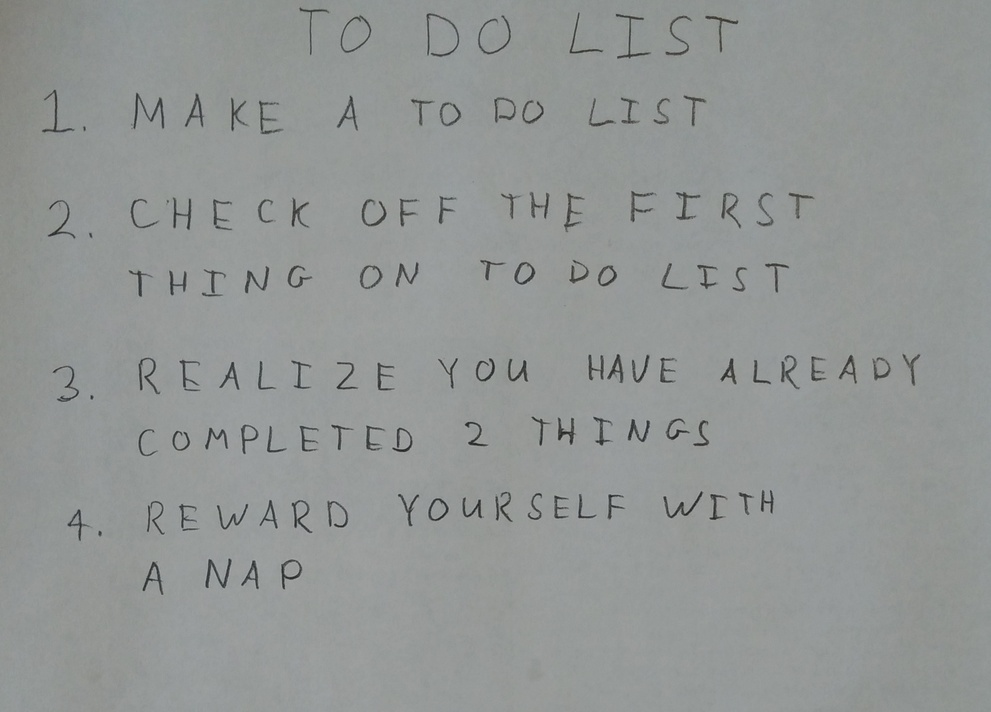
#> input picture HW5/images/01_list.jpg, 991 x 712 px, shrunk from 2270 x 1631 before the run; its folder holds only this picture in this run
$ python run_q4.py
#> lines starting #> are read from the running program, lines starting #| are printed output that depends on the picture; after the words box and inside, x2 and y2 are one past the last pixel; in counts of white or black regions, pixels touching at a corner belong together
### HW5/python/q4.py
import numpy as np

import skimage
import skimage.measure
import skimage.color
import skimage.restoration
import skimage.filters
import skimage.morphology
import skimage.segmentation

# takes a color image
# returns a list of bounding boxes and black_and_white image
def findLetters(image):
    bboxes = []
    bboxes_p = []
    # insert processing in here
    # one idea estimate noise -> denoise -> greyscale -> threshold -> morphology -> label -> skip small boxes
    # this can be 10 to 15 lines of code using skimage functions

    #Denoise image
    image_denoised = skimage.restoration.denoise_tv_chambolle(image,weight=0.1)
    #Convert to grayscale
    image_grey = skimage.color.rgb2gray(image_denoised)
    #Apply otsu threshold (makes pure black and white)
    thresh = skimage.filters.threshold_otsu(image_grey)
#> thresh = 0.499
    im_thresh = skimage.morphology.closing(image_grey > thresh, skimage.morphology.square(3))
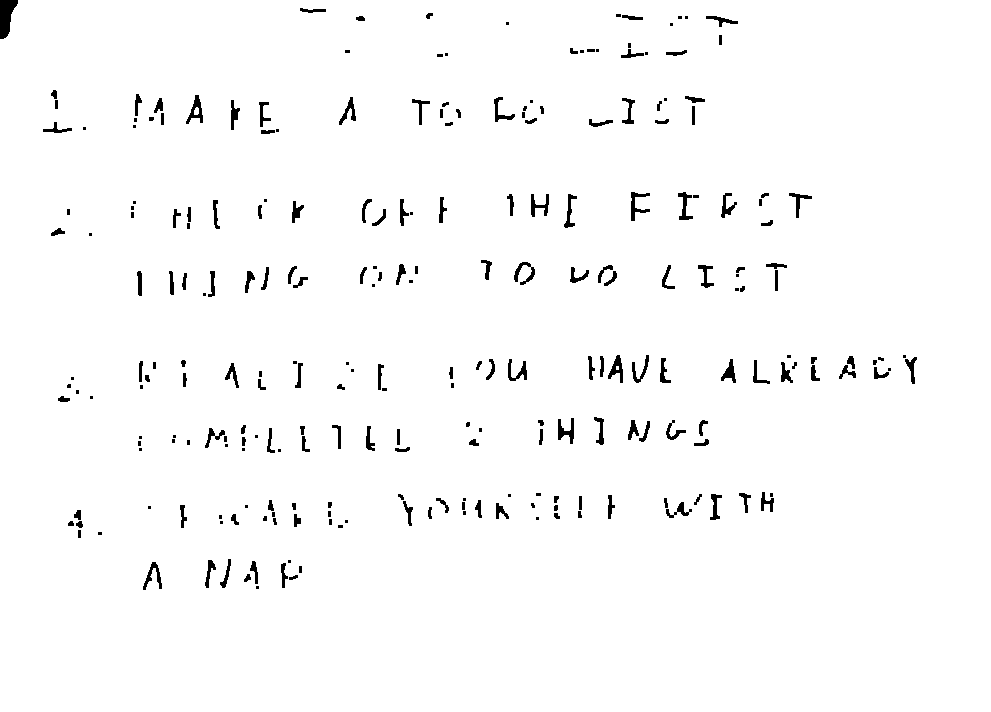
#> im_thresh: shape (712, 991) bool; 98% white; 252 black regions (85 under 20 px), largest, box (x1, y1, x2, y2) and area: (0, 0, 18, 39) 454, (631, 192, 650, 221) 210, (558, 418, 574, 444) 205
    #Label the characters as foreground
    im_label = skimage.measure.label(im_thresh,background=True)
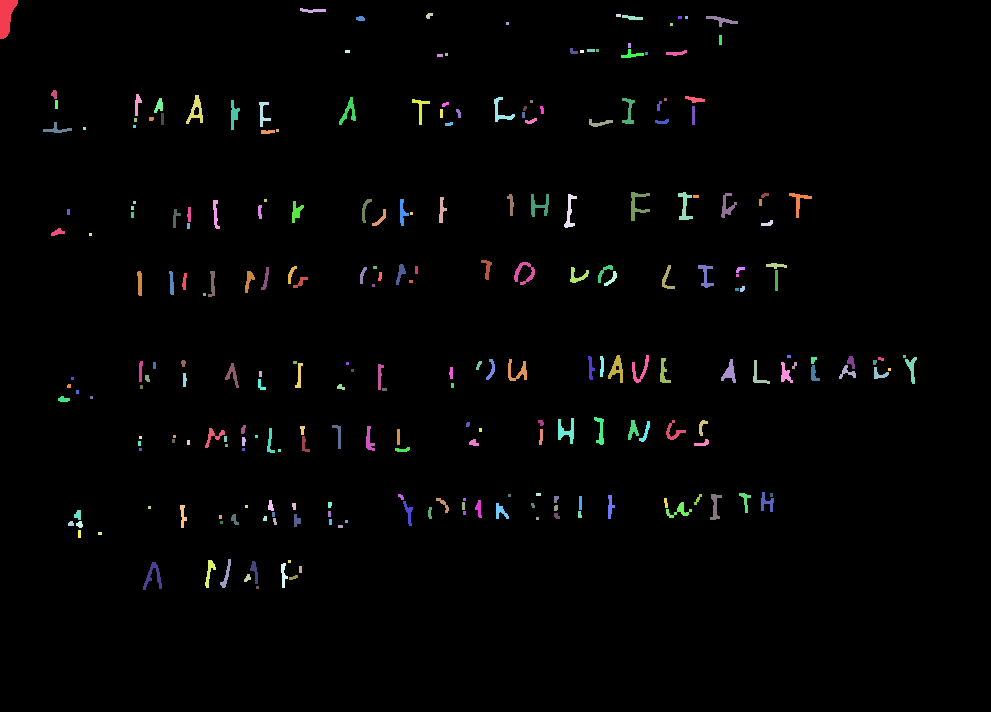
#> im_label: shape (712, 991) int32; 253 distinct labels, from 0 to 252; one colour per label, 0 black

    #Create bounding boxes around the characters
    for region in skimage.measure.regionprops(im_label):
    # take regions with large enough areas
        y1, x1, y2, x2 = region.bbox
        asp_rat = (x2-x1)/(y2-y1)
        area = (y2 - y1) * (x2 - x1)
        if area >= 1000 and area <= 10000000 and asp_rat < 1.75:
            # draw rectangle around segmented coins
            bboxes.append([y1,x1,y2,x2])
        #Save the bounding boxes that capture part of a character
        #These are defined as being smaller (but not too small) boxes
        #or boxes of the "full" size but they are longer than they are tall
        elif area < 1000 and area >= 100:
            bboxes_p.append([y1,x1,y2,x2])
        elif area >= 1000 and area <= 10000000 and asp_rat >= 1.75:
            bboxes_p.append([y1,x1,y2,x2])
#> this loop made 252 passes
#> (y1, x1, y2, x2, asp_rat, area) on passes 1 to 3: (0, 0, 39, 18, 0.462, 702), (8, 300, 13, 326, 5.2, 130), (13, 426, 19, 433, 1.17, 42)
#> after the loop, bboxes = []; bboxes_p = 94 items, first 6: [0, 0, 39, 18], [8, 300, 13, 326], [15, 622, 20, 643], [16, 706, 27, 738], [49, 621, 58, 644], [50, 666, 56, 687]

    #Go through all of the partial bounding boxes to see if they should be part
    #of the bounding box around a more complete character
    for partial in bboxes_p:
        y1p, x1p, y2p, x2p = partial[0], partial[1], partial[2], partial[3]
        for full in bboxes:
            y1f, x1f, y2f, x2f = full[0], full[1], full[2], full[3]
            #The bottom of the partial aligns with the top of the full
            if np.abs(y2p-y1f) <= 30:
                #Left edge of partial left of full
                #Right edge of partial within full
                if (x1p <= x1f) and ((x2p <= x2f) and (x2p >= x1f)):
                    full[0] = y1p
                    full[1] = x1p
                    # print(1)
                #Left edge of partial left of full
                #Right edge of partial right of full (full within partial)
                elif (x1p <= x1f) and (x2p >= x2f):
                    full[0] = y1p
                    full[1] = x1p
                    full[3] = x2p
                    # print(2)
                #Left edge of partial within full
                #Right edge of partial right of full
                elif ((x1p <= x2f) and (x1p >= x1f)) and (x2p >= x2f):
                    full[0] = y1p
                    full[3] = x2p
                    # print(3)
                #Left edge of partial within full
                #Right edge of partial within full (partial within full)
                elif ((x1p <= x2f) and (x1p >= x1f)) and ((x2p <= x2f) and (x2p >= x1f)):
                    full[0] = y1p
                    # print(4)
            #The top of the partial aligns with the bottom of the full
            elif np.abs(y1p-y2f) <= 30:
                #Left edge of partial left of full
                #Right edge of partial within full
                if (x1p <= x1f) and ((x2p <= x2f) and (x2p >= x1f)):
                    full[2] = y2p
                    full[1] = x1p
                    # print(5)
                #Left edge of partial left of full
                #Right edge of partial right of full (full within partial)
                elif (x1p <= x1f) and (x2p >= x2f):
                    full[2] = y2p
                    full[1] = x1p
                    full[3] = x2p
                    # print(6)
                #Left edge of partial within full
                #Right edge of partial right of full
                elif ((x1p <= x2f) and (x1p >= x1f)) and (x2p >= x2f):
                    full[2] = y2p
                    full[3] = x2p
                    # print(7)
                #Left edge of partial within full
                #Right edge of partial within full (partial within full)
                elif ((x1p <= x2f) and (x1p >= x1f)) and ((x2p <= x2f) and (x2p >= x1f)):
                    full[2] = y2p
#> this loop made 94 passes
#> partial on passes 26 to 37: [197, 439, 223, 447], [199, 362, 223, 372], [199, 400, 226, 409], [200, 213, 229, 220], [201, 292, 223, 304], [209, 173, 228, 181], [209, 372, 226, 386], [228, 51, 236, 65], [260, 481, 280, 492], [262, 514, 285, 535], [263, 766, 269, 787], [264, 396, 285, 406]
                    # print(8)


    bw = np.where(im_thresh == True, 1, 0)
    # bw = image_grey
    return bboxes, bw

### HW5/python/run_q4.py
import os
import numpy as np
import matplotlib.pyplot as plt
import matplotlib.patches

import skimage
import skimage.measure
import skimage.color
import skimage.restoration
import skimage.io
import skimage.filters
import skimage.morphology
import skimage.segmentation
import skimage.transform

from nn import *
from q4 import *
# do not include any more libraries here!
# no opencv, no sklearn, etc!
import warnings
warnings.simplefilter(action='ignore', category=FutureWarning)
warnings.simplefilter(action='ignore', category=UserWarning)

i = 0
for img in os.listdir('../images'):
    #Plot black and white version of image overlayed with bounding boxes
    #around the characters
    im1 = skimage.img_as_float(skimage.io.imread(os.path.join('../images',img)))
    bboxes, bw = findLetters(im1)

    plt.figure()
    plt.imshow(bw,cmap='gray')
    for bbox in bboxes:
        minr, minc, maxr, maxc = bbox
        rect = matplotlib.patches.Rectangle((minc, minr), maxc - minc, maxr - minr,
                                fill=False, edgecolor='red', linewidth=2)
        plt.gca().add_patch(rect)
#> this loop made 0 passes
    plt.show()

    # FIND THE ROWS
    #Find minimum y value in bboxes
    #Go across from left side (0) to right side at identified y
    #Search for any top left corners within +/- 100 pixels of the row
    #Each corner identified, add that bbox to a list of bboxes
    #Remove that bbox from the total list of bboxes
    #Add list of bboxes in the rows to a list of lists
    #Repeat until bboxes is empty
    if i == 0:
        width = 125
    else:
        width = 200
    chars_row = []
    total_chars = []
    bboxes_save = bboxes.copy()
    while bool(bboxes):
        y_lst = [itemy[0] for itemy in bboxes]
        y_val = y_lst[np.argmin(y_lst)]
        i = 0
        while i < len(bboxes):
            if np.abs(bboxes[i][0] - y_val) <= width:
                chars_row.append(bboxes[i])
                popped = bboxes.index(bboxes[i])
                bboxes.pop(popped)
            else:
                i += 1
        chars_row = sorted(chars_row, key=lambda x: x[1])
        total_chars.append(chars_row)
        chars_row = []


    # load the weights
    import pickle
    import string
    letters = np.array([_ for _ in string.ascii_uppercase[:26]] + [str(_) for _ in range(10)])
    params = pickle.load(open('q3_weights.pickle','rb'))
#> (reads HW5/python/q3_weights.pickle from the repository)

    #Crop each image in each row one by one
    for row in total_chars:
        st = ''
        row_chars = np.array([])
        i = 0
        #Get the bw image of the character
        #Pad with white space (1s) around the edge to center the character in the image
        #Resize the character image to the 32x32 used to train the network
        #Transpose image to make it match training data format
        #Erode the image to make the character lines thicker and better connected
        #Flatten the image into a row vector
        #Divide by the maximum to get a better 0-->1 range
        for char in row:
            y1, x1, y2, x2 = char[0], char[1], char[2], char[3]
            text = bw[y1:y2,x1:x2]
            text = np.pad(text, (20,20), 'constant', constant_values=(1,1))
            text = skimage.transform.resize(text, (32,32), anti_aliasing=False)
            text = text.T
            text = skimage.morphology.erosion(text)
            text = text.flatten()
            text /= max(text)
            #Compile all of the characters in a row into one matrix
            if i == 0:
                row_chars = text
                i = 1
            else:
                row_chars = np.vstack((row_chars, text))

        # run the crops of characters in row through your neural network and
        #print them out
        h1 = forward(row_chars,params,'layer1',activation=sigmoid)
        probs = forward(h1,params,'output',activation=softmax)
        guesses = np.argmax(probs,1)
        for letter in guesses:
            st += letters[letter]
        print(st)
    print("----------------------------")
